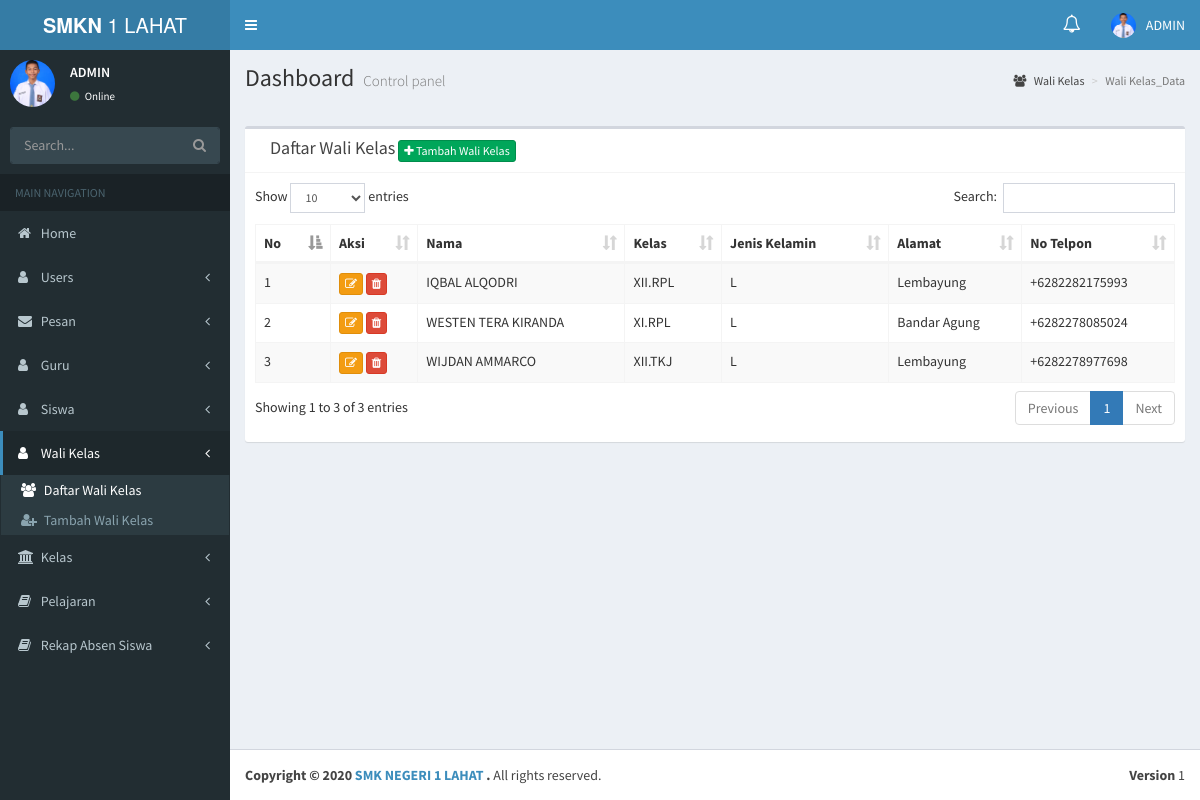
The page /wali_data.php (signed in) on the database its author committed.
### tables this page shows
CREATE TABLE `as_users` (
  `id_users` int(11) NOT NULL,
  `id_guru` int(11) NOT NULL,
  `id_wali_kelas` int(11) NOT NULL,
  `userFullname` varchar(255) NOT NULL,
  `username` varchar(255) NOT NULL,
  `password` varchar(255) NOT NULL,
  `foto` varchar(255) NOT NULL,
  `id_level` int(11) NOT NULL
);

CREATE TABLE `as_wali_kelas` (
  `id_wali_kelas` int(11) NOT NULL,
  `id_guru` int(11) NOT NULL,
  `id_kelas` int(11) NOT NULL,
  `nama_guru` varchar(255) NOT NULL,
  `jenis_kelamin` varchar(255) NOT NULL,
  `alamat` text NOT NULL,
  `no_tel` varchar(15) NOT NULL
);

CREATE TABLE `as_kelas` (
  `id_kelas` int(11) NOT NULL,
  `kelas` varchar(255) NOT NULL
);

### wali_data.php (the view, shortened to what this page needs)
<?php include "header.php" ?>
  <aside class="main-sidebar">
    <section class="sidebar">
       <div class="user-panel">
        <div class="pull-left image">
          <?php
 $id_users=$_SESSION['userid'];
          $sql_admin="SELECT * FROM as_users WHERE id_users='$id_users'";
                  $query = mysqli_query($conn,$sql_admin);
                  $id_usersn= mysqli_num_rows($query);
                    if ($id_usersn > 0) {
                              $user = mysqli_fetch_assoc($query);
                            echo "<img src=img/".$user['foto']." class='img-circle' alt='User Image' height = ''>";
                    }?>
        </div>
        <div class="pull-left info">
          <p><?php
              $id_users=$_SESSION['userid'];
          $sql_admin="SELECT * FROM as_users WHERE id_users='$id_users'";
                  $query = mysqli_query($conn,$sql_admin);
                  $id_usersn= mysqli_num_rows($query);
                    if ($id_usersn > 0) {
              $user = mysqli_fetch_assoc($query);
              echo $user['userFullname'];
            }
             ?></p>
          <a href="#"><i class="fa fa-circle text-success"></i> Online</a>
        </div>
      </div>
      <form action="#" method="get" class="sidebar-form">
        <div class="input-group">
          <input type="text" name="q" class="form-control" placeholder="Search...">
          <span class="input-group-btn">
                <button type="submit" name="search" id="search-btn" class="btn btn-flat"><i class="fa fa-search"></i>
                </button>
              </span>
        </div>
      </form>
 <ul class="sidebar-menu" data-widget="tree">
        <li class="header">MAIN NAVIGATION</li>
                  <?php if ($_SESSION['akses']== 1){
?>
         <li class="">
          <a href="home.php">
            <i class="fa fa-home"></i> <span>Home</span>
          </a>
        </li>
      <li class="treeview">
          <a href="#">
            <i class="fa fa-user"></i>
            <span>Users</span>
            <span class="pull-right-container">
              <i class="fa fa-angle-left pull-right"></i>
            </span>
          </a>
        </li>
         <li class="treeview">
          <a href="#">
            <i class="fa fa-envelope"></i>
            <span>Pesan</span>
            <span class="pull-right-container">
              <i class="fa fa-angle-left pull-right"></i>
            </span>
          </a>
        </li>
              <li class="treeview">
          <a href="#">
            <i class="fa fa-user"></i>
            <span>Guru</span>
            <span class="pull-right-container">
              <i class="fa fa-angle-left pull-right"></i>
            </span>
          </a>
        </li>
      <li class="treeview">
          <a href="#">
            <i class="fa fa-user"></i>
            <span>Siswa</span>
            <span class="pull-right-container">
              <i class="fa fa-angle-left pull-right"></i>
            </span>
          </a>
        </li>
      <li class="active treeview">
          <a href="#">
            <i class="fa fa-user"></i>
            <span>Wali Kelas</span>
            <span class="pull-right-container">
              <i class="fa fa-angle-left pull-right"></i>
            </span>
          </a>
          <ul class="treeview-menu">
            <li class="active"><a href="wali_data.php"><i class="fa fa-users"></i> Daftar Wali Kelas</a></li>
            <li><a href="wali_tambah.php"><i class="fa fa-user-plus"></i> Tambah Wali Kelas</a></li>
          </ul>
        </li>
              <li class="treeview">
          <a href="#">
            <i class="fa fa-university"></i>
            <span>Kelas</span>
            <span class="pull-right-container">
              <i class="fa fa-angle-left pull-right"></i>
            </span>
          </a>
        </li>
      <li class="treeview">
          <a href="#">
            <i class="fa fa-book"></i>
            <span>Pelajaran</span>
            <span class="pull-right-container">
              <i class="fa fa-angle-left pull-right"></i>
            </span>
          </a>
        </li>
              <li class=" treeview">
          <a href="#">
            <i class="fa fa-book "></i>
            <span>Rekap Absen Siswa</span>
            <span class="pull-right-container">
              <i class="fa fa-angle-left pull-right"></i>
            </span>
          </a>
        </li>
      </ul><?php } ?>
    </section>
  </aside>
  <div class="content-wrapper">
    <section class="content-header">
      <h1>
        Dashboard
        <small>Control panel</small>
      </h1>
      <ol class="breadcrumb">
        <li><a href="#"><i class="fa fa-users"></i> Wali Kelas</a></li>
        <li class="active">Wali Kelas_Data</li>
      </ol>
    </section>
<br>
       <section class="content">
      <div class="row">
        <div class="col-xs-12">
          <div class="box">
              <div class="box-header with-border">
              <div class="col-md-6">
                <span class="box-title"> Daftar Wali Kelas </span>
                <a class='btn btn-xs  btn-success' href="wali_tambah.php"><i class ='fa fa-plus'></i> Tambah Wali Kelas </a>
              </div>
            </div>
            <div class="box-body table-responsive no-padding">
            <div class="box-body ">
              <?php
              $sql="SELECT * FROM as_wali_kelas as g JOIN as_kelas as k on g.id_kelas = k.id_kelas ";
              $sql_h=mysqli_query($conn,$sql);
              $tbl= " ";
                 $tbl.= "<table id='example1' class='table table-bordered table-striped'>";
                 $tbl.= "<thead>";
                 $tbl.= "<tr>";
                 $tbl.= "<th '>No</th>";
                 $tbl.= "<th>Aksi</th>";
                 $tbl.= "<th '>Nama</th>";
                 $tbl.= "<th '>Kelas</th>";
                 $tbl.= "<th '>Jenis Kelamin</th>";
                 $tbl.= "<th '>Alamat</th>";
                 $tbl.= "<th '>No Telpon</th>";
                 $tbl.= "</tr>";
                 $tbl.= "</thead>";
                 if (mysqli_num_rows($sql_h) > 0) {
                  $nomor = 1;
                   foreach ($sql_h as $key => $value) {
                     $tbl.= "<tr>";
                     $tbl.= "<td>".$nomor."</td>";
                     $tbl.= "<td>
                    <a class='btn btn-xs btn-warning' href='wali_edit.php?id_wali_kelas=".$value['id_wali_kelas']."'><i class='fa fa-edit'></i></a>
                    <a class='btn btn-xs btn-danger' href='javascript:hapus(".$value['id_wali_kelas'].")'><i class='fa fa-trash'></i></a></td>";
                     $tbl.= "<td>".$value['id_guru']=$value['nama_guru']."</td>";
                     $tbl.= "<td>".$value['kelas']."</td>";
                     $tbl.= "<td>".$value['jenis_kelamin']."</td>";
                     $tbl.= "<td>".$value['alamat']."</td>";
                     $tbl.= "<td>".$value['no_tel']."</td>";
                     $tbl.= "</tr>";
                $nomor++;
           }}
           $tbl.= "</table>";
           print($tbl);
            ?>
            </div>
          </div>
        </div>
      </div>
    </section>
  </div>
<?php include 'footer.php'; ?>

### header.php (shortened to what this page needs)
<?php include "koneksi.php";
 ?>
<!DOCTYPE html>
<html>
<head>
  <link rel="stylesheet" href="bower_components/bootstrap/dist/css/bootstrap.min.css">
  <link rel="stylesheet" href="bower_components/font-awesome/css/font-awesome.min.css">
  <link rel="stylesheet" href="bower_components/Ionicons/css/ionicons.min.css">
  <link rel="stylesheet" href="dist/css/AdminLTE.min.css">
  <link rel="stylesheet" href="plugins/iCheck/all.css">
  <link rel="stylesheet" href="dist/css/skins/_all-skins.min.css">
  <link rel="stylesheet" href="bower_components/morris.js/morris.css">
  <link rel="stylesheet" href="bower_components/jvectormap/jquery-jvectormap.css">
  <link rel="stylesheet" href="bower_components/bootstrap-datepicker/dist/css/bootstrap-datepicker.min.css">
  <link rel="stylesheet" href="bower_components/bootstrap-daterangepicker/daterangepicker.css">
  <link rel="stylesheet" href="plugins/bootstrap-wysihtml5/bootstrap3-wysihtml5.min.css">
   <link rel="stylesheet" href="bower_components/select2/dist/css/select2.min.css">
  <link rel="stylesheet" href="bower_components/datatables.net-bs/css/dataTables.bootstrap.min.css">
  <link rel="stylesheet" href="bower_components/bootstrap-colorpicker/dist/css/bootstrap-colorpicker.min.css">
  <link rel="stylesheet" href="plugins/timepicker/bootstrap-timepicker.min.css">
</head>
<body class="hold-transition skin-blue sidebar-mini">
<div class="wrapper">
  <header class="main-header">
    <a href="home.php" class="logo">
      <span class="logo-lg"><b>SMKN</b> 1 LAHAT</span>
    </a>
    <nav class="navbar navbar-static-top">
      <a href="#" class="sidebar-toggle" data-toggle="push-menu" role="button">
      </a>
      <div class="navbar-custom-menu">
        <ul class="nav navbar-nav">
<?php if ($_SESSION['akses']== 1 or $_SESSION['akses']== 3 ){ ?>
         <li class="dropdown">
       <a href="#" class="dropdown-toggle" data-toggle="dropdown"><span class="label label-pill label-danger count" style="border-radius:10px;"></span> <span class="fa fa-bell-o" style="font-size:18px;"></span></a>
      </li>
<?php } ?>
          <li class="dropdown user user-menu">
            <a href="#" class="dropdown-toggle" data-toggle="dropdown">
                <?php
           $id_users=$_SESSION['userid'];
          $sql_admin="SELECT * FROM as_users WHERE id_users='$id_users'";
                  $query = mysqli_query($conn,$sql_admin);
                  $id_usersn= mysqli_num_rows($query);
                    if ($id_usersn > 0) {
              $user = mysqli_fetch_assoc($query);
             echo "<img src=img/".$user['foto']." class='user-image' alt='User Image'>";
          }
                    ?>
              <span class="hidden-xs">  <?php
              $id_users=$_SESSION['userid'];
          $sql_admin="SELECT * FROM as_users WHERE id_users='$id_users'";
                  $query = mysqli_query($conn,$sql_admin);
                  $id_usersn= mysqli_num_rows($query);
                    if ($id_usersn > 0) {
              $user = mysqli_fetch_assoc($query);
              echo $user['userFullname'];
            }
             ?></span>
            </a>
          </li>
        </ul>
      </div>
    </nav>
  </header>

### rows shown on the page
as_users: foto (picture), userFullname "ADMIN"
as_wali_kelas: nama_guru "IQBAL ALQODRI", id_kelas.kelas "XII.RPL", jenis_kelamin "L", alamat "Lembayung", no_tel "+6282282175993"
as_wali_kelas: nama_guru "WESTEN TERA KIRANDA", id_kelas.kelas "XI.RPL", jenis_kelamin "L", alamat "Bandar Agung", no_tel "+6282278085024"
as_wali_kelas: nama_guru "WIJDAN AMMARCO", id_kelas.kelas "XII.TKJ", jenis_kelamin "L", alamat "Lembayung", no_tel "+6282278977698"
